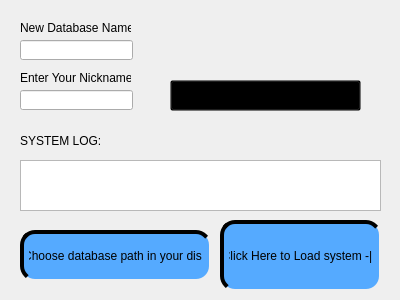
<?xml version="1.0" encoding="UTF-8"?>
<ui version="4.0">
 <class>Form1</class>
 <widget class="QWidget" name="Form1">
  <property name="geometry">
   <rect>
    <x>0</x>
    <y>0</y>
    <width>400</width>
    <height>300</height>
   </rect>
  </property>
  <property name="windowTitle">
   <string>Guide</string>
  </property>
  <widget class="QPushButton" name="pushButton">
   <property name="geometry">
    <rect>
     <x>220</x>
     <y>220</y>
     <width>161</width>
     <height>71</height>
    </rect>
   </property>
   <property name="styleSheet">
    <string notr="true">QPushButton{
	background-color:rgb(85, 170, 255);
	border-style:outset;
	border-width:4px;
	border-radius:15px;
	padding:5px;
	
	font: 8pt &quot;MS Shell Dlg 2&quot;;
}

QPushButton:hover{
	background-color:rgb(75, 151, 226);
	border-color:rgb(182, 182, 182);
	color:rgb(255, 255, 255);
	
}

QPushButton:pressed{
	background-color:rgb(47, 200, 255);
	border-color:rgb(85, 170, 255);
	border-style:inset;
	color:rgb(255, 170, 0);
	
	font: italic 10pt &quot;MS Sans Serif&quot;;

}</string>
   </property>
   <property name="text">
    <string>Click Here to Load system -|&gt;</string>
   </property>
  </widget>
  <widget class="QPushButton" name="pushButton_2">
   <property name="geometry">
    <rect>
     <x>20</x>
     <y>230</y>
     <width>191</width>
     <height>51</height>
    </rect>
   </property>
   <property name="styleSheet">
    <string notr="true">QPushButton{
	background-color:rgb(85, 170, 255);
	border-style:outset;
	border-width:4px;
	border-radius:15px;
	padding:5px;
	
	
	font: 8pt &quot;MS Shell Dlg 2&quot;;
}

QPushButton:hover{
	background-color:rgb(75, 151, 226);
	border-color:rgb(182, 182, 182);
	color:rgb(255, 255, 255);
	
}

QPushButton:pressed{
	background-color:rgb(47, 200, 255);
	border-color:rgb(85, 170, 255);
	border-style:inset;
	color:rgb(255, 170, 0);
	
	
	font: 8pt &quot;MS Shell Dlg 2&quot;;

}</string>
   </property>
   <property name="text">
    <string>Choose database path in your disk</string>
   </property>
  </widget>
  <widget class="QTextBrowser" name="textBrowser">
   <property name="geometry">
    <rect>
     <x>20</x>
     <y>160</y>
     <width>361</width>
     <height>51</height>
    </rect>
   </property>
  </widget>
  <widget class="QLabel" name="label">
   <property name="geometry">
    <rect>
     <x>20</x>
     <y>130</y>
     <width>81</width>
     <height>21</height>
    </rect>
   </property>
   <property name="text">
    <string>SYSTEM LOG:</string>
   </property>
  </widget>
  <widget class="QPushButton" name="pushButton_3">
   <property name="geometry">
    <rect>
     <x>170</x>
     <y>80</y>
     <width>191</width>
     <height>31</height>
    </rect>
   </property>
   <property name="styleSheet">
    <string notr="true">QPushButton{
	font: 8pt &quot;Yu Gothic UI Semilight&quot;;
	background-image: url(:/image/UI/UI_Element/Button_TitleStyle.png);
	background-color:transparent;
	background-repeat: no-repeat;
}
QPushButton:hover{
	background-position: 10px 0px;
}
QPushButton:pressed{
	font-size:10pt;
	font-style:oblique;
	font-variant:small-caps;
	border-bottom-left-radius:15px;
	border-top-left-radius:15px;
	border-style:inset;
	background-color:#cccccccc
}</string>
   </property>
   <property name="text">
    <string>Create New Database</string>
   </property>
  </widget>
  <widget class="QLineEdit" name="lineEdit">
   <property name="geometry">
    <rect>
     <x>20</x>
     <y>40</y>
     <width>113</width>
     <height>20</height>
    </rect>
   </property>
  </widget>
  <widget class="QLineEdit" name="lineEdit_2">
   <property name="geometry">
    <rect>
     <x>20</x>
     <y>90</y>
     <width>113</width>
     <height>20</height>
    </rect>
   </property>
   <property name="text">
    <string/>
   </property>
  </widget>
  <widget class="QLabel" name="label_2">
   <property name="geometry">
    <rect>
     <x>20</x>
     <y>20</y>
     <width>111</width>
     <height>16</height>
    </rect>
   </property>
   <property name="text">
    <string>New Database Name</string>
   </property>
  </widget>
  <widget class="QLabel" name="label_3">
   <property name="geometry">
    <rect>
     <x>20</x>
     <y>70</y>
     <width>111</width>
     <height>16</height>
    </rect>
   </property>
   <property name="text">
    <string>Enter Your Nickname</string>
   </property>
  </widget>
 </widget>
 <resources>
  <include location="../UIrc.qrc"/>
 </resources>
 <connections/>
</ui>
